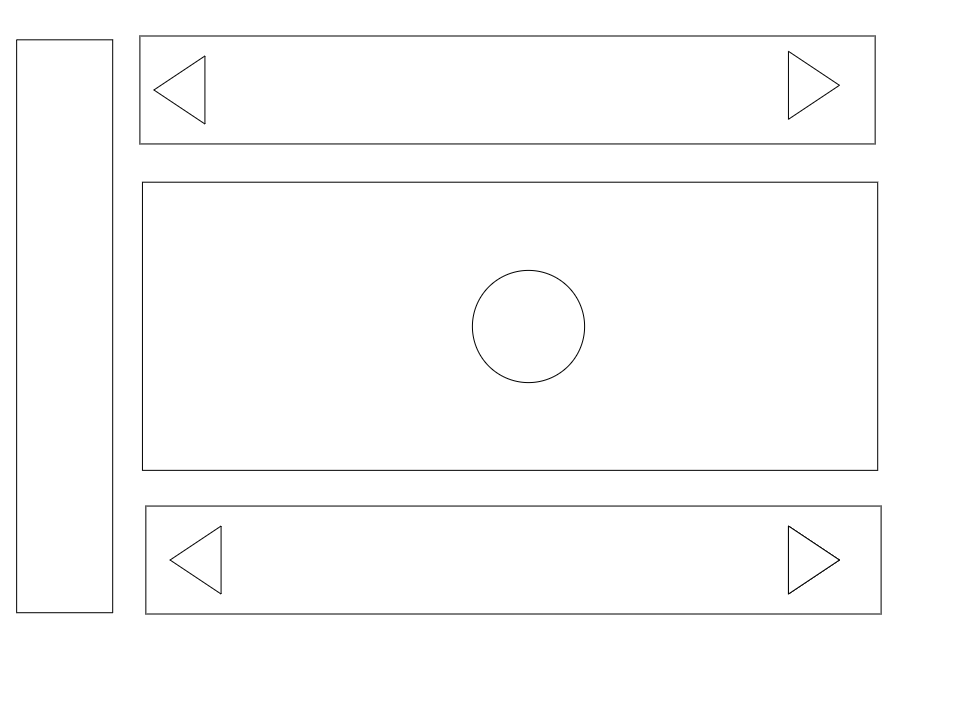
#> input picture Test.png, 955 x 702 px; its folder holds only this picture in this run
$ python -i FindFigure.py   (imports and definitions only)
#> lines starting #> are read from the running program, lines starting #| are printed output that depends on the picture; after the words box and inside, x2 and y2 are one past the last pixel; in counts of white or black regions, pixels touching at a corner belong together
### FindFunc.py
import os

import cv2
import imutils
import numpy as np


def FindElement(imgGray, img):
    # Перебор блоков из папки
    ###
    images = []
    folder = os.path.dirname(os.path.realpath(__file__)) + '\Templates'
    for filename in os.listdir(folder):
     img_dir = os.path.join(folder, filename)
     if img_dir is not None:
        images.append(img_dir)
    ###

    Arr_of_blocks = []
    #Цикл обработки и записи координат блоков
    for i in images:
        template = cv2.imread(i, 1)
        template = cv2.cvtColor(template, cv2.COLOR_BGR2GRAY)
        template = cv2.Canny(template, 50, 200)
        w, h = template.shape[::-1]
        found = None
        #Если не удалось найти с первого раза блок, то сжимается изображение и снова идет поиск
        for scale in np.linspace(0.2, 1.0, 20)[::-1]:
            resized = imutils.resize(img, width=int(img.shape[1]*scale))
            r = img.shape[1] / float(resized.shape[1])
            if resized.shape[0] < h or resized.shape[1] < w:
                break
            edg = cv2.Canny(resized, 50, 200)
            res = cv2.matchTemplate(edg, template, cv2.TM_CCOEFF_NORMED)
            (_, maxVal, _, maxLoc) = cv2.minMaxLoc(res)
            if found is None or maxVal > found[0]:
                found = (maxVal, maxLoc, r)
            (_, maxLoc, r) = found
            (SX, SY) = (int(maxLoc[0] * r), int(maxLoc[1] * r))
            (EX, EY) = (int((maxLoc[0]+w)*r), int((maxLoc[1]+h)*r))
        cv2.rectangle(img, (SX, SY), (EX, EY), (255, 0, 255), 1)
        cv2.putText(img, SX.__str__() + ' ' + SY.__str__() + ' ' + EX.__str__() + ' ' + EY.__str__(), (SX, SY), cv2.FONT_HERSHEY_SIMPLEX, 1.0, (0, 0, 0), lineType=cv2.LINE_AA)
        Arr = [SX, SY, EX, EY, i]
        Arr_of_blocks.append(Arr)
    print(Arr_of_blocks)
    return Arr_of_blocks

### FindFigure.py
import FindFunc
import HTMLModels
import cv2
import imutils
import numpy

def Start_Detect(FileName):
#Считывание полученного изображения и преобразования его для обработки
#> called with FileName = 'Test.png'
    img = cv2.imread(FileName)
#> img is the input picture: shape (702, 955, 3); min 3, max 255, mean 252
    gr = cv2.cvtColor(img, cv2.COLOR_BGR2GRAY)
    gr = cv2.GaussianBlur(gr, (3, 3), 0)
    edge = cv2.Canny(gr, 10, 250)
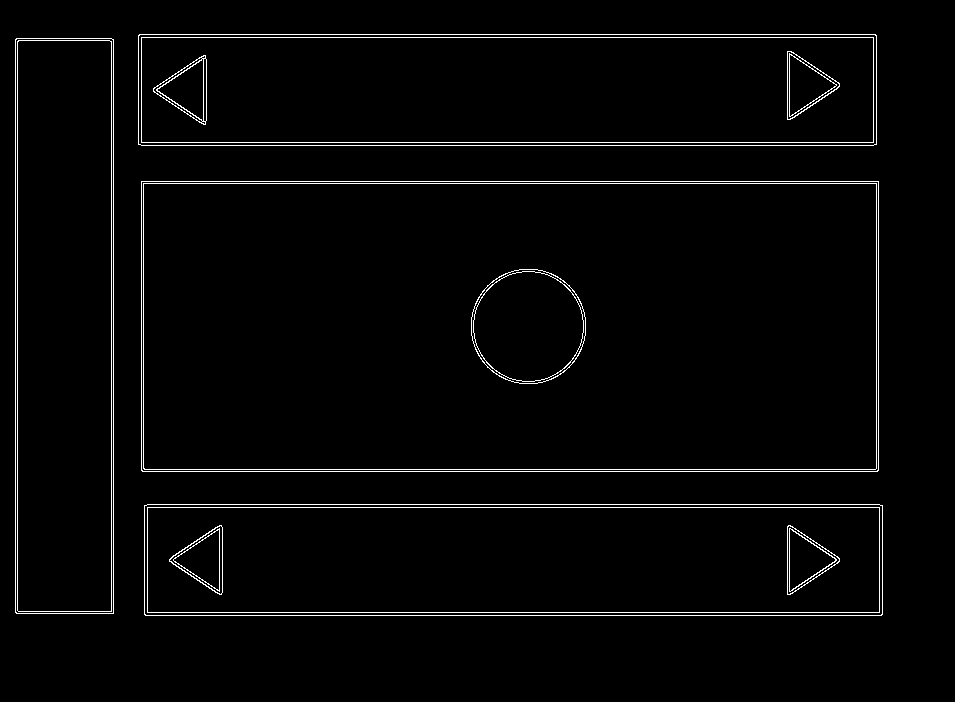
#> edge: shape (702, 955); 2.4% white in thin lines or dots, all inside (x1, y1, x2, y2) = (15, 34, 883, 616)
    kernel = cv2.getStructuringElement(cv2.MORPH_RECT, (7, 7))
    closed = cv2.morphologyEx(edge, cv2.MORPH_CLOSE, kernel)
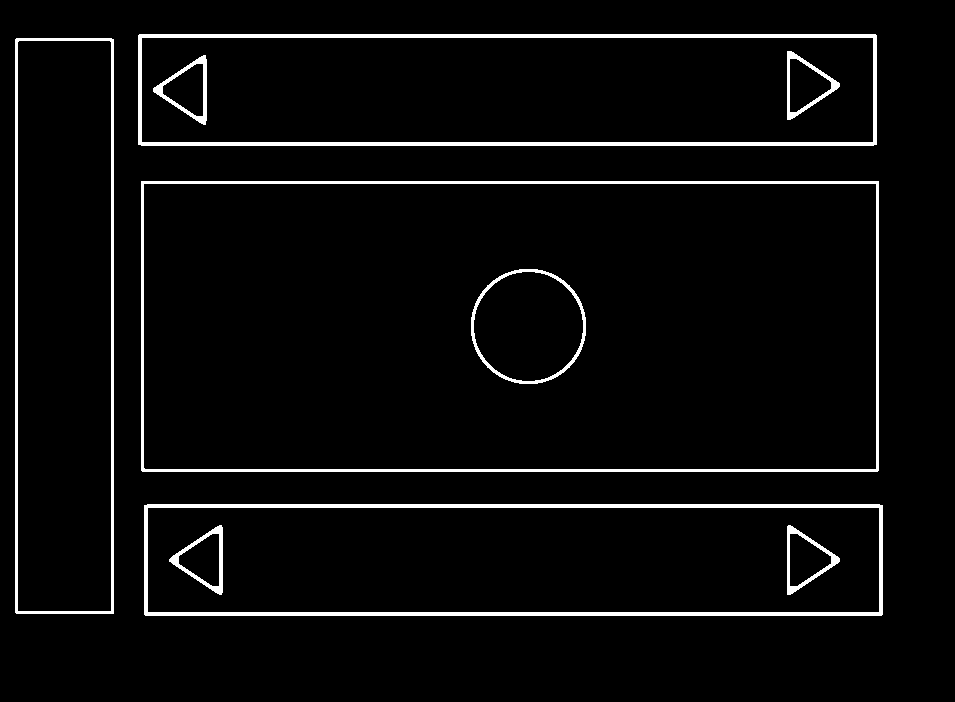
#> closed: shape (702, 955); 4.1% white; 9 white regions
    cnts = cv2.findContours(closed.copy(), cv2.RETR_LIST, cv2.CHAIN_APPROX_SIMPLE)
#> cnts = 18 contours; largest, box (x1, y1, x2, y2) and area: (141, 181, 879, 472) 213729, (143, 183, 877, 470) 209634, (144, 504, 883, 616) 81912, (138, 34, 877, 146) 81912, (147, 507, 880, 613) 76858
    cnts = imutils.grab_contours(cnts)
    for c in cnts:
     # Сглаживание контуров
        peri = cv2.arcLength(c, True)
        approx = cv2.approxPolyDP(c, 0.02 * peri, True)
        if len(approx) == 4:
            cv2.drawContours(img, [approx], -1, (0, 255, 0), 3)
     #если 3 контура, значит это треугольник
        elif len(approx) == 3:
            cv2.drawContours(img, [approx], -1, (0, 255, 0), 3)
     #если больше 5 значит это сложная фигруа
        elif len(approx) > 5:
            cv2.drawContours(img, [approx], -1, (0, 255, 0), 3)
#> this loop made 18 passes
#> (peri, approx) on passes 3, 4, 5, 6, 9, 10, 13, 14, 15, 16, 17, 18: (202.8, [[788, 525], [790, 594], [839, 558]]), (203.6, [[219, 525], [169, 561], [221, 594]]), (1671.7, [[147, 508], [878, 507], [879, 611], [148, 612]]), (1695.7, [[144, 505], [145, 615], [882, 614], [879, 504]]), (2035.1, [[143, 184], [875, 183], [876, 468], [145, 469]]), (2052.8, [[141, 181], [142, 471], [878, 470], [878, 181]]), (204.2, [[203, 55], [153, 91], [205, 124]]), (201.9, [[787, 51], [790, 119], [839, 83]]), (1326.5, [[19, 40], [111, 42], [110, 611], [17, 610]]), (1671.7, [[141, 38], [872, 37], [873, 141], [142, 142]]), (1344.2, [[16, 38], [15, 612], [113, 613], [113, 39]]), (1695.7, [[138, 35], [141, 145], [876, 144], [875, 34]])
#> peri on passes 1, 2, 7, 8, 11, 12: 161.9, 159.9, 362.7, 381, 159.9, 162.7
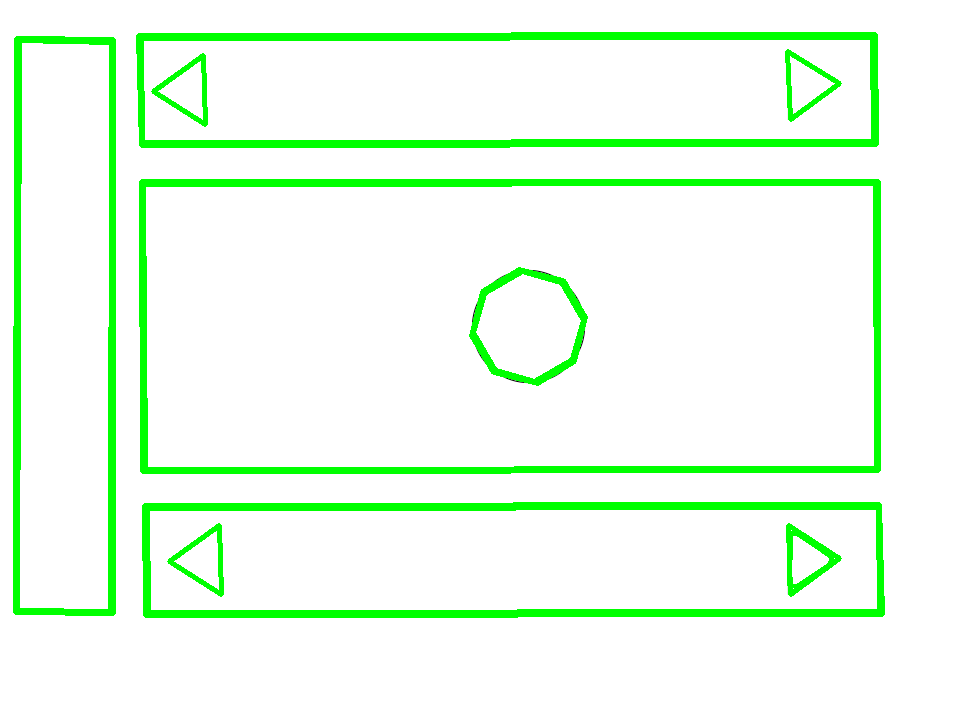
#> img: shape (702, 955, 3); 8.67% of pixels changed, all inside (x1, y1, x2, y2) = (13, 32, 885, 618)
    imgGray = cv2.cvtColor(img, cv2.COLOR_BGR2GRAY)
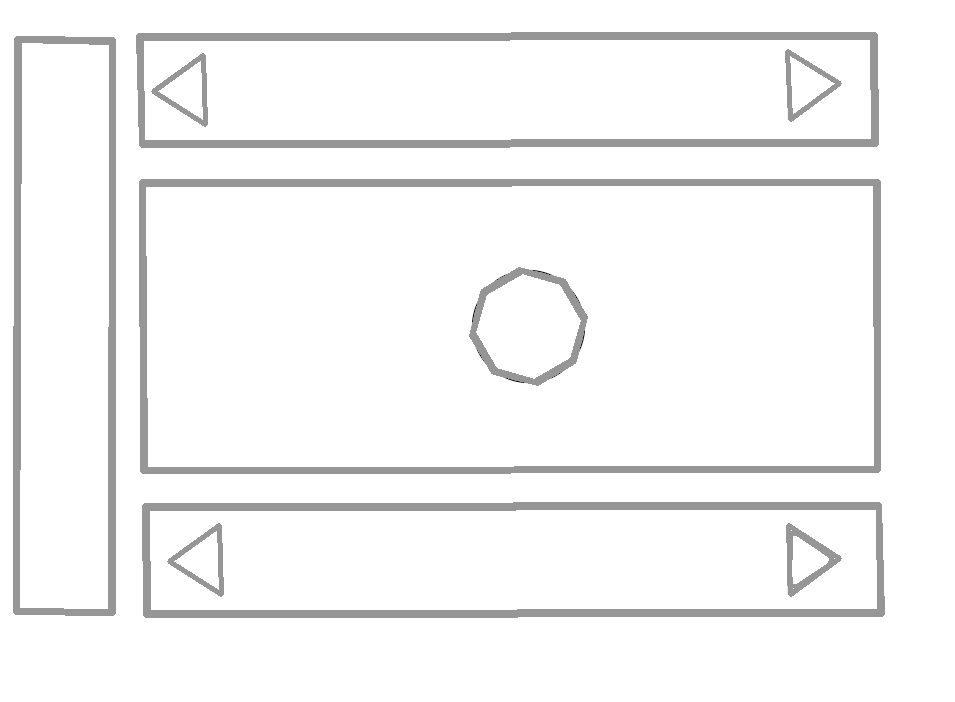
#> imgGray: shape (702, 955); min 3, max 255, mean 245.9
    #Получаем список блоков
    List_of_blocks = FindFunc.FindElement(imgGray, img)
    #Получаем готовый файл
    File_Ready = HTMLModels.StartConstruct(List_of_blocks)
    return File_Ready

#> (the run stopped early here; a loop or call above may not have finished)
